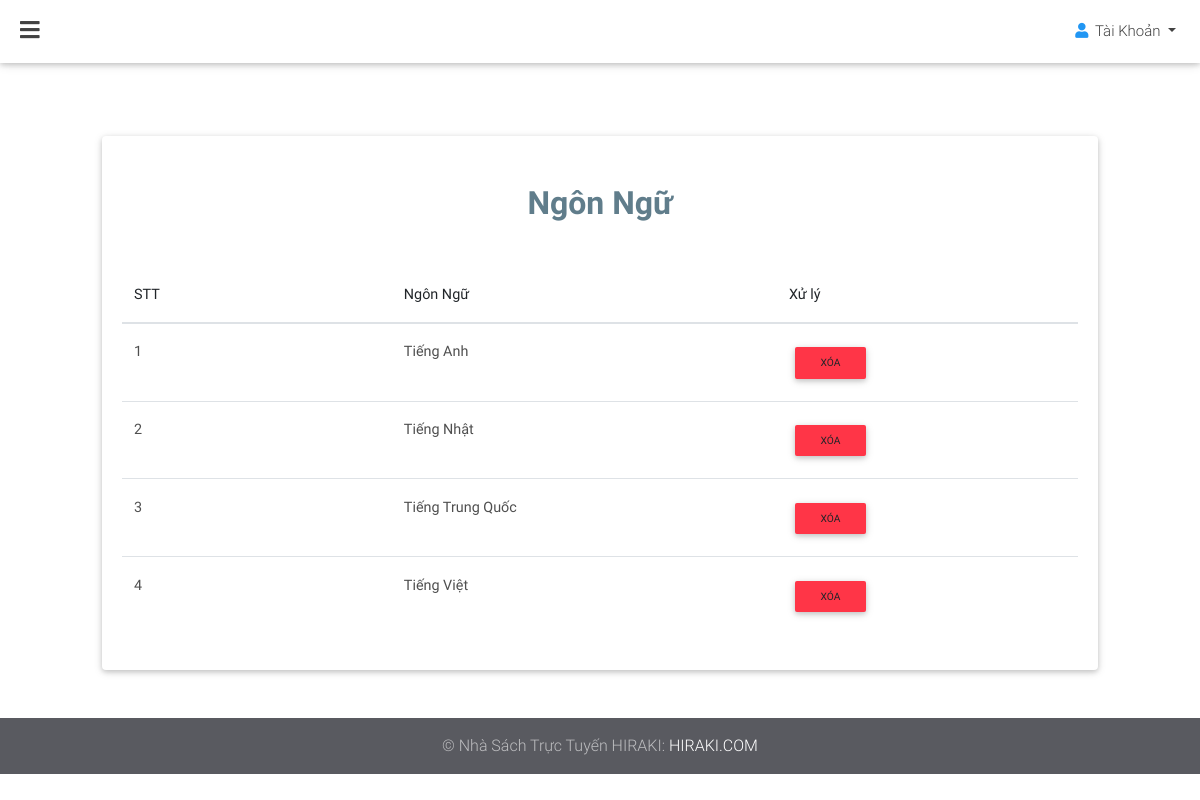
The page /admin/ngonngu/dsngonngu.php on the database its author committed.
### tables this page shows
CREATE TABLE `ngon_ngu` (
  `nn_id` int(255) NOT NULL,
  `nn_ngonngu` varchar(255) NOT NULL
);

### admin/ngonngu/dsngonngu.php (the view, shortened to what this page needs)
<?php
require "../../db.php";
$sql1 = "SELECT * FROM ngon_ngu";
$result = $conn->query($sql1);
?>
<!DOCTYPE html>
<html lang="en">
<head>
    <link rel="stylesheet" href="https://use.fontawesome.com/releases/v5.11.2/css/all.css">
    <link rel="stylesheet" href="../../css/bootstrap.min.css">
    <link rel="stylesheet" href="../../css/mdb.min.css">
    <link rel="stylesheet" type="text/css" href="../../css/addons/datatables.min.css">
    <link rel="stylesheet" href="../../css/addons/datatables-select.min.css">
</head>
<body class="fixed-sn white-skin white">
<header>
    <nav class="navbar fixed-top navbar-expand-lg scrolling-navbar double-nav">
        <div class="float-left">
            <a href="#" data-activates="slide-out" class="button-collapse"><i class="fas fa-bars"></i></a>
        </div>
        <ul class="nav navbar-nav nav-flex-icons ml-auto">
            <li class="nav-item dropdown">
                <a class="nav-link dropdown-toggle waves-effect" href="#" id="userDropdown" data-toggle="dropdown"
                   aria-haspopup="true" aria-expanded="false">
                    <i class="fas fa-user blue-text"></i> <span
                        class="clearfix d-none d-sm-inline-block">Tài Khoản</span>
                </a>
            </li>
        </ul>
    </nav>
</header>
<main>
    <div class="container-fluid my-5">
        <section>
            <div class="col-md-12">
                <div class="card">
                    <h2 class="text-center blue-grey-text font-weight-bold mb-4 mt-5">Ngôn Ngữ</h2>
                    <div class="card-body">
                        <table id="dtMaterialDesignExample" class="table" cellspacing="0" width="100%">
                            <thead>
                            <tr>
                                <th class="th-sm">STT</th>
                                <th class="th-sm">Ngôn Ngữ</th>
                                <th class="th-sm">Xử lý</th>
                            </tr>
                            </thead>
                            <tbody>
                            <?php
                            if ($result->num_rows > 0) {
                                $i=1;
                                while ($row = $result->fetch_assoc()) {
                                    echo "<tr>
                                                <td>".$i."</td>
                                                <td>".$row['nn_ngonngu']."</td>
                                                <td>
                                                 <button type='button' class='btn btn-sm btn-danger'>
                                                 <a onclick=\"return confirm('Bạn chắc chắn muốn xóa Mục này?')\"
                                                    href=\"xoangonngu.php?idngonngu=".$row['nn_id']."\"  > Xóa </a>
                                                 </button>
                                                </td>
                                               ";
                                    $i++;
                                }
                            }
                            ?>
                            </tbody>
                        </table>
                    </div>
                </div>
            </div>
        </section>
    </div>
</main>
<footer class="page-footer pt-0 mt-5">
    <div class="footer-copyright py-3 text-center">
        <div class="container-fluid">
            © Nhà Sách Trực Tuyến HIRAKI: <a href="#" target="_blank"> HIRAKI.COM </a>
        </div>
    </div>
</footer>
</body>
</html>

### rows shown on the page
ngon_ngu: nn_ngonngu "Tiếng Anh"
ngon_ngu: nn_ngonngu "Tiếng Nhật"
ngon_ngu: nn_ngonngu "Tiếng Trung Quốc"
ngon_ngu: nn_ngonngu "Tiếng Việt"
